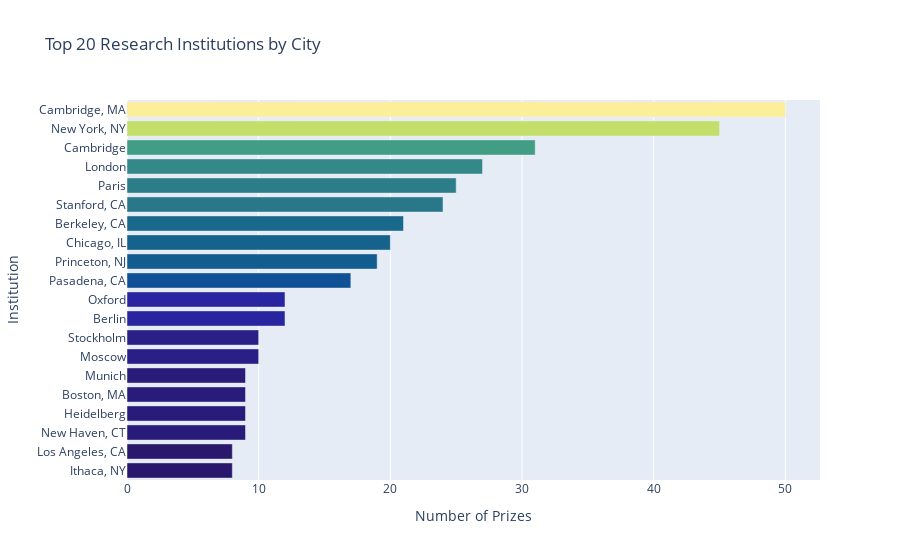

The notebook cell this image was saved under:
### Code cell
city_bar = px.bar(top20_city)
city_bar = px.bar(top20_city, orientation='h', color=top20_city.values,
                 color_continuous_scale=px.colors.sequential.haline,title='Top 20 Research Institutions by City')
 
city_bar.update_layout(xaxis_title='Number of Prizes', 
                      yaxis_title='Institution',
                      coloraxis_showscale=False)
city_bar.show()

### Figure 1 — Plotly figure (JSON) as saved in the notebook; plotly's stock layout.template omitted (floating-point values rounded to 4 significant figures)
{"data": [{"alignmentgroup": "True", "hovertemplate": "value=%{x}<br>index=%{y}<br>color=%{marker.color}<extra></extra>", "legendgroup": "", "marker": {"color": [8, 8, 9, 9, 9, 9, 10, 10, 12, 12, 17, 19, 20, 21, 24, 25, 27, 31, 45, 50], "coloraxis": "coloraxis", "pattern": {"shape": ""}}, "name": "", "offsetgroup": "", "orientation": "h", "showlegend": false, "textposition": "auto", "type": "bar", "x": [8, 8, 9, 9, 9, 9, 10, 10, 12, 12, 17, 19, 20, 21, 24, 25, 27, 31, 45, 50], "xaxis": "x", "y": ["Ithaca, NY", "Los Angeles, CA", "New Haven, CT", "Heidelberg", "Boston, MA", "Munich", "Moscow", "Stockholm", "Berlin", "Oxford", "Pasadena, CA", "Princeton, NJ", "Chicago, IL", "Berkeley, CA", "Stanford, CA", "Paris", "London", "Cambridge", "New York, NY", "Cambridge, MA"], "yaxis": "y"}], "layout": {"autosize": true, "barmode": "relative", "coloraxis": {"colorbar": {"title": {"text": "color"}}, "colorscale": [[0, "rgb(41, 24, 107)"], [0.09091, "rgb(42, 35, 160)"], [0.1818, "rgb(15, 71, 153)"], [0.2727, "rgb(18, 95, 142)"], [0.3636, "rgb(38, 116, 137)"], [0.4545, "rgb(53, 136, 136)"], [0.5455, "rgb(65, 157, 133)"], [0.6364, "rgb(81, 178, 124)"], [0.7273, "rgb(111, 198, 107)"], [0.8182, "rgb(160, 214, 91)"], [0.9091, "rgb(212, 225, 112)"], [1, "rgb(253, 238, 153)"]], "showscale": false}, "legend": {"tracegroupgap": 0}, "title": {"text": "Top 20 Research Institutions by City"}, "xaxis": {"anchor": "y", "autorange": true, "domain": [0, 1], "range": [0, 52.63], "showspikes": false, "title": {"text": "Number of Prizes"}, "type": "linear"}, "yaxis": {"anchor": "x", "autorange": true, "domain": [0, 1], "range": [-0.5, 19.5], "showspikes": false, "title": {"text": "Institution"}, "type": "category"}}}
